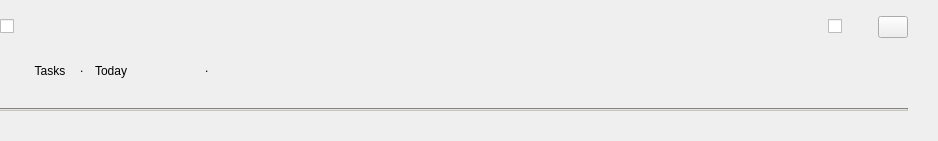
<?xml version="1.0" encoding="UTF-8"?>
<ui version="4.0">
 <class>Form</class>
 <widget class="QWidget" name="Form">
  <property name="geometry">
   <rect>
    <x>0</x>
    <y>0</y>
    <width>938</width>
    <height>141</height>
   </rect>
  </property>
  <property name="windowTitle">
   <string>Form</string>
  </property>
  <property name="styleSheet">
   <string notr="true"/>
  </property>
  <layout class="QVBoxLayout" name="verticalLayout">
   <property name="spacing">
    <number>0</number>
   </property>
   <property name="leftMargin">
    <number>0</number>
   </property>
   <property name="topMargin">
    <number>0</number>
   </property>
   <property name="rightMargin">
    <number>30</number>
   </property>
   <property name="bottomMargin">
    <number>30</number>
   </property>
   <item>
    <widget class="QWidget" name="widget_3" native="true">
     <property name="styleSheet">
      <string notr="true"/>
     </property>
     <layout class="QHBoxLayout" name="horizontalLayout">
      <property name="spacing">
       <number>0</number>
      </property>
      <property name="leftMargin">
       <number>0</number>
      </property>
      <property name="topMargin">
       <number>0</number>
      </property>
      <property name="rightMargin">
       <number>0</number>
      </property>
      <property name="bottomMargin">
       <number>0</number>
      </property>
      <item>
       <widget class="QCheckBox" name="checkBox_3">
        <property name="styleSheet">
         <string notr="true"/>
        </property>
        <property name="text">
         <string/>
        </property>
        <property name="checked">
         <bool>false</bool>
        </property>
       </widget>
      </item>
      <item>
       <widget class="QCheckBox" name="check_favorite">
        <property name="maximumSize">
         <size>
          <width>50</width>
          <height>16777215</height>
         </size>
        </property>
        <property name="styleSheet">
         <string notr="true"/>
        </property>
        <property name="text">
         <string/>
        </property>
        <property name="checked">
         <bool>false</bool>
        </property>
       </widget>
      </item>
      <item>
       <widget class="QPushButton" name="pushButton_4">
        <property name="maximumSize">
         <size>
          <width>30</width>
          <height>16777215</height>
         </size>
        </property>
        <property name="styleSheet">
         <string notr="true"/>
        </property>
        <property name="text">
         <string/>
        </property>
        <property name="icon">
         <iconset>
          <normaloff>../static/icons/delete.png</normaloff>../static/icons/delete.png</iconset>
        </property>
        <property name="iconSize">
         <size>
          <width>30</width>
          <height>30</height>
         </size>
        </property>
        <property name="class" stdset="0">
         <string>remove</string>
        </property>
       </widget>
      </item>
     </layout>
    </widget>
   </item>
   <item>
    <widget class="QWidget" name="sub_widget" native="true">
     <layout class="QHBoxLayout" name="horizontalLayout_2">
      <property name="spacing">
       <number>10</number>
      </property>
      <property name="leftMargin">
       <number>30</number>
      </property>
      <property name="topMargin">
       <number>0</number>
      </property>
      <property name="rightMargin">
       <number>0</number>
      </property>
      <property name="bottomMargin">
       <number>20</number>
      </property>
      <item>
       <widget class="QLabel" name="task_label">
        <property name="maximumSize">
         <size>
          <width>40</width>
          <height>20</height>
         </size>
        </property>
        <property name="text">
         <string>Tasks</string>
        </property>
        <property name="alignment">
         <set>Qt::AlignCenter</set>
        </property>
       </widget>
      </item>
      <item>
       <widget class="QLabel" name="label_space">
        <property name="maximumSize">
         <size>
          <width>5</width>
          <height>20</height>
         </size>
        </property>
        <property name="text">
         <string>.</string>
        </property>
        <property name="alignment">
         <set>Qt::AlignLeading|Qt::AlignLeft|Qt::AlignTop</set>
        </property>
       </widget>
      </item>
      <item>
       <widget class="QLabel" name="label_day">
        <property name="maximumSize">
         <size>
          <width>100</width>
          <height>20</height>
         </size>
        </property>
        <property name="text">
         <string>Today</string>
        </property>
        <property name="alignment">
         <set>Qt::AlignLeading|Qt::AlignLeft|Qt::AlignVCenter</set>
        </property>
       </widget>
      </item>
      <item>
       <widget class="QLabel" name="label_space_2">
        <property name="maximumSize">
         <size>
          <width>16777215</width>
          <height>20</height>
         </size>
        </property>
        <property name="text">
         <string>.</string>
        </property>
        <property name="alignment">
         <set>Qt::AlignLeading|Qt::AlignLeft|Qt::AlignTop</set>
        </property>
       </widget>
      </item>
     </layout>
    </widget>
   </item>
   <item>
    <widget class="Line" name="line">
     <property name="styleSheet">
      <string notr="true">background-color: rgb(198, 197, 194)</string>
     </property>
     <property name="orientation">
      <enum>Qt::Horizontal</enum>
     </property>
    </widget>
   </item>
  </layout>
 </widget>
 <resources/>
 <connections/>
</ui>
